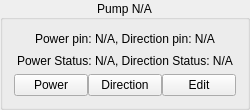
<?xml version="1.0" encoding="UTF-8"?>
<ui version="4.0">
 <class>GroupBox</class>
 <widget class="QGroupBox" name="GroupBox">
  <property name="geometry">
   <rect>
    <x>0</x>
    <y>0</y>
    <width>250</width>
    <height>110</height>
   </rect>
  </property>
  <property name="minimumSize">
   <size>
    <width>250</width>
    <height>110</height>
   </size>
  </property>
  <property name="title">
   <string>Pump N/A</string>
  </property>
  <property name="alignment">
   <set>Qt::AlignCenter</set>
  </property>
  <layout class="QVBoxLayout" name="verticalLayout">
   <item>
    <layout class="QGridLayout" name="gridLayout">
     <item row="0" column="0">
      <widget class="QLabel" name="pump_label">
       <property name="text">
        <string>Power pin: N/A, Direction pin: N/A</string>
       </property>
       <property name="alignment">
        <set>Qt::AlignCenter</set>
       </property>
      </widget>
     </item>
     <item row="1" column="0">
      <widget class="QLabel" name="status_label">
       <property name="text">
        <string>Power Status: N/A, Direction Status: N/A</string>
       </property>
       <property name="alignment">
        <set>Qt::AlignCenter</set>
       </property>
      </widget>
     </item>
     <item row="2" column="0">
      <layout class="QHBoxLayout" name="horizontalLayout">
       <property name="spacing">
        <number>0</number>
       </property>
       <item>
        <widget class="QPushButton" name="power_button">
         <property name="text">
          <string>Power</string>
         </property>
        </widget>
       </item>
       <item>
        <widget class="QPushButton" name="direction_button">
         <property name="text">
          <string>Direction</string>
         </property>
        </widget>
       </item>
       <item>
        <widget class="QPushButton" name="edit_button">
         <property name="text">
          <string>Edit</string>
         </property>
        </widget>
       </item>
      </layout>
     </item>
    </layout>
   </item>
  </layout>
 </widget>
 <resources/>
 <connections/>
</ui>
